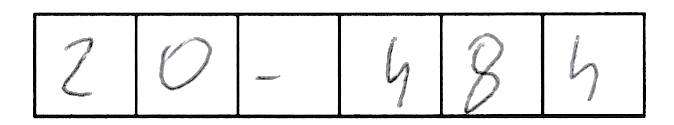
//> input picture OCR/CountMoment/CountMoment/a20484.jpg, 674 x 125 px
$ ./1481756689_main ../../CountMoment/a20484.jpg   (built with g++ and OpenCV 4)
//> lines starting //> are read from the running program, lines starting //| are printed output that depends on the picture; after the words box and inside, x2 and y2 are one past the last pixel; in counts of white or black regions, pixels touching at a corner belong together
### OCR/CountMoment/CountMoment/Recognition.h
#pragma once

/* library OpenCV */
#include <opencv2/imgproc/imgproc.hpp>
#include <opencv2/core/core.hpp>
#include <opencv2/highgui/highgui.hpp>

/* library VS */
#include <iostream>
#include <fstream>
#include <stdlib.h>
#include <stdio.h>
#include <vector>
#include <string>

/* My Class */
#include "Windows.h";

using namespace std;

inline string itos(double dbl) {
	std::ostringstream strs;
	strs << dbl;
	std::string str = strs.str();

	return str;
}

class CRecognition {

	cv::Mat image;
	vector<cv::Mat> images;

public:

	CRecognition(cv::Mat image) : image(image) {};
	CRecognition(vector<cv::Mat> images) : images(images) {};
	~CRecognition() { image.release(); for (int i = 0; i < images.size(); i++) images[i].release(); images.clear(); };

	void createFileOfMoments(string fileName) {

		int*	label	= new int[images.size() * 5];
		float** data	= new float*[images.size()];

		int c = 0;
		for (int i = 0; i < 5; i++) {
			for(int j = 1; j < 6; j++){
				label[c] = sToi(fileName.substr(j, 1));
				c++;
			}
		}
		for (int i = 0; i < images.size(); i++) data[i] = countMoment(images[i]);
		for (int i = 0; i < images.size(); i++) imwrite("digit\\" + itos(label[i]) + "_" + itos(i) + ".jpg", images[i]);
		CWindows::addVectorToFile(label, data, "NF.txt", images.size(), 31, 0);
	}

	// [24 lines left out: function result, not called in this run]

private:

	int sToi(string s) {
		int i;
		istringstream iss(s);
		iss >> i;
		//cout << s << "->" << i << endl;
		return i;
	}

	// [80 lines left out: function GenerationSkryptLibsvm, not called in this run]

	float* countMoment(cv::Mat image) {

		float* trainingData = new float[31];
		double hu[7];
		int i = 0;
		cv::Moments m = moments(image);
		cv::HuMoments(m, hu);

		trainingData[i] = m.m00; i++;
		trainingData[i] = m.m10; i++;
		trainingData[i] = m.m01; i++;
		trainingData[i] = m.m20; i++;
		trainingData[i] = m.m11; i++;
		trainingData[i] = m.m02; i++;
		trainingData[i] = m.m30; i++;
		trainingData[i] = m.m21; i++;
		trainingData[i] = m.m12; i++;
		trainingData[i] = m.m03; i++;

		trainingData[i] = m.mu20; i++;
		trainingData[i] = m.mu11; i++;
		trainingData[i] = m.mu02; i++;
		trainingData[i] = m.mu30; i++;
		trainingData[i] = m.mu21; i++;
		trainingData[i] = m.mu12; i++;
		trainingData[i] = m.mu03; i++;
		trainingData[i] = m.nu20; i++;
		trainingData[i] = m.nu11; i++;
		trainingData[i] = m.nu02; i++;
		trainingData[i] = m.nu30; i++;
		trainingData[i] = m.nu21; i++;
		trainingData[i] = m.nu12; i++;
		trainingData[i] = m.nu03; i++;

		trainingData[i] = hu[0]; i++;
		trainingData[i] = hu[1]; i++;
		trainingData[i] = hu[2]; i++;
		trainingData[i] = hu[3]; i++;
		trainingData[i] = hu[4]; i++;
		trainingData[i] = hu[5]; i++;
		trainingData[i] = hu[6]; i++;

		return trainingData;
	}

};

### OCR/CountMoment/CountMoment/PreProcessing.h
#pragma once

/* library OpenCV */
#include <opencv2/imgproc/imgproc.hpp>
#include <opencv2/core/core.hpp>
#include <opencv2/highgui/highgui.hpp>

/* library VS */
#include <iostream>
#include <fstream>
#include <stdlib.h>
#include <stdio.h>

/* My Class */

using namespace std;

class CPreProcessing {

	cv::Mat image;

public:

	CPreProcessing(cv::Mat image) : image(image) {};
	~CPreProcessing() { image.release(); };

	void SegmentationMaxSize(cv::Mat& image) {

		int left, right, top, bottom, sum;
		left = right = top = bottom = sum = 0;
		cv::Mat tmp = image.clone();


		for (int x = 0; x < tmp.cols; x++) {
			sum = CPreProcessing::advCol(tmp, x, 1);
			if (sum > 10) {
				left = x;
				x = tmp.cols;
			}
		}
		for (int x = tmp.cols - 1; x > 0; x--) {
			sum = CPreProcessing::advCol(tmp, x, 1);
			if (sum > 10) {
				right = x;
				x = 0;
			}
		}

		for (int y = 0; y < tmp.rows; y++) {
			sum = CPreProcessing::advRow(tmp, y, 1);
			if (sum > 10) {
				top = y;
				y = image.cols;
			}
		}
		for (int y = tmp.rows - 1; y > 0; y--) {
			sum = CPreProcessing::advRow(tmp, y, 1);
			if (sum > 10) {
				bottom = y;
				y = 0;
			}
		}

		CPreProcessing::cutImage(tmp, left, top, tmp.cols - right, tmp.rows - bottom);
		//cv::resize(tmp, image, cv::Size(130, 130));
	}

	inline string itos(double dbl) {
		std::ostringstream strs;
		strs << dbl;
		std::string str = strs.str();

		return str;
	}

	// [20 lines left out: function szkielet, not called in this run]

	void preProcessing(cv::Mat image) {

		cv::Mat tmp = image.clone();
		cv::Mat imageSign = tmp.clone();

		//CPreProcessing::dilate(imageSign, 2, 2);
		//imshow("Z", imageSign);
		//cv::waitKey();
		int size = 5;
		GaussianBlur(imageSign.clone(), imageSign, cv::Size(size, size), 0, 0);
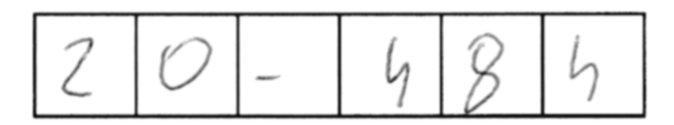
//> imageSign: 125 rows x 674 cols, CV_8UC1; min 12, max 255, mean 232.8

		//Binary
		//threshold(tmp, imageSign, ui.HSBinaryKernel3->value(), 255, ui.HSBinaryElement3->value());
		CPreProcessing::toBinary(imageSign, 200, 0, 0, 0, 0);

		CPreProcessing::removeBlackBackground(imageSign);
		//Change angle
		//CPreProcessing::autoRotate(imageSign, 0);

		//Erode || Dilate
		//CPreProcessing::dilate(imageSign, ui.HSErodeElement3->value(), ui.HSErodeKernel3->value());
		image.release();
		this->image = imageSign.clone();
		imageSign.release();
	}

	// [28 lines left out: function preProcessing2, not called in this run]

	vector<cv::Mat> findSign(cv::Mat image) {

		vector<cv::Mat> vImageSignCell;

		int LIMIT_VALUE_LIGHT_BIT = 170;
		cv::Mat tmp;
		vImageSignCell.clear();

		int cols = image.cols;
		int rows = image.rows;

		int cutStart = 0, cutEnd = 0;	//information about level cutting
		int fromCut = 0, toCut = 0;	//save position column

		int size = 45;
		string help;
		int sum = 0;
		int nImage = 0;

		for (int y = 0; y < cols - 1; y++) {
			sum = CPreProcessing::advCol(image, y, 5);

			if (LIMIT_VALUE_LIGHT_BIT <= sum) {

				if (cutStart == 0) fromCut = y;
				if (cutStart == 1 && cutEnd == 0) { toCut = y; cutEnd = 1; }
				if (cutStart == 1 && cutEnd == 1) {

					nImage++;
					if (nImage != 3) {

						tmp = image.clone();
						CPreProcessing::cutImage(tmp, fromCut, 0, tmp.cols - toCut, 0);
						CPreProcessing::cutImage(tmp, (tmp.cols / 2) - size, (tmp.rows / 2) - size, (tmp.cols / 2) - size, (tmp.rows / 2) - size);
						CPreProcessing::getCenterWeightImage(tmp);
						SegmentationMaxSize(tmp);
						//szkielet(tmp);
						tmp = CPreProcessing::changeSize(tmp, 65, 65);
						CPreProcessing::getCenterWeightImage(tmp);

						vImageSignCell.push_back(tmp);
						string name = "digits\\" + itos(vImageSignCell.size()) + ".jpg";
						cv::imwrite(name, tmp);
						tmp.release();
					}
					cutStart = toCut = cutEnd = 0;
					fromCut = y;
				}
			}
			else {
				if (cutStart == 0) cutStart = 1;
			}
		}
		return vImageSignCell;
	}

	// [60 lines left out: function findSign2, not called in this run]

private:
#pragma region static methods

	static int sumRow(cv::Mat image, int row, int NUMBER_MARGIN_MISSTAKE) {

		int sum = 0;
		for (int y = row; y < image.rows && y < row + NUMBER_MARGIN_MISSTAKE; y++) {
			for (int x = 0; x < image.cols; x++) {
				sum += image.at<uchar>(y, x);
			}
		}
		return sum;
	}

	static int sumColumn(cv::Mat image, int col, int NUMBER_MARGIN_MISSTAKE) {

		int sum = 0;
		for (int x = col; x < image.cols && x < col + NUMBER_MARGIN_MISSTAKE; x++) {
			for (int y = 0; y < image.rows; y++) {
				sum += image.at<uchar>(y, x);
			}
		}
		return sum;
	}

	static double advRow(cv::Mat image, int row, int NUMBER_MARGIN_MISSTAKE) { return (sumRow(image, row, NUMBER_MARGIN_MISSTAKE) / (image.rows)); }

	static double advCol(cv::Mat image, int col, int NUMBER_MARGIN_MISSTAKE) { return (sumColumn(image, col, NUMBER_MARGIN_MISSTAKE) / (image.cols)); }

	// [74 lines left out: functions getSkipLValue, getSkipTValue, rotate, changeContrasOrBrightness, dilate, erode, not called in this run]

	static void cutImage(cv::Mat& image, int cutLeft = 20, int cutTop = 5, int cutRight = 2, int cutBottom = 5) {

		const int rows = image.rows;
		const int cols = image.cols;
		cutLeft		< 0 ? cutLeft = 0 : cutLeft = cutLeft;
		cutTop		< 0 ? cutTop = 0 : cutTop = cutTop;
		cutRight	< 0 ? cutRight = 0 : cutRight = cutRight;
		cutBottom	< 0 ? cutBottom = 0 : cutBottom = cutBottom;

		image = image(cv::Rect(cutLeft, cutTop, cols - cutLeft - cutRight, rows - cutTop - cutBottom));
	}


	static cv::Mat changeSize(cv::Mat image, int x, int y) {

		cv::Mat tmp = cv::Mat(y * 2, x * 2, 0);
		for (int i = 0; i < tmp.rows; i++) {
			for (int j = 0; j < tmp.cols; j++) {
				tmp.at<uchar>(i, j) = 0;
			}
		}

		for (int i = 0; i < image.rows; i++) {
			for (int j = 0; j < image.cols; j++) {
				tmp.at<uchar>(i, j) = image.at<uchar>(i, j);
			}
		}
		return tmp;
	}

	static void toBinary(cv::Mat& image, int margin, int skipL = 50, int skipT = 50, int skipR = 50, int skipB = 50) {
//> called with margin = 200, skipL = 0, skipT = 0, skipR = 0, skipB = 0

		int rows = image.rows;
//> rows = 125
		int cols = image.cols;
//> cols = 674
		for (int y = skipT; y < rows - skipB; y++) {
			for (int x = skipL; x < cols - skipR; x++) {
				if (image.at<uchar>(y, x) < margin)
					image.at<uchar>(y, x) = 255;
				else	image.at<uchar>(y, x) = 0;
				//cout << y << " " << x << endl;
			}
		}
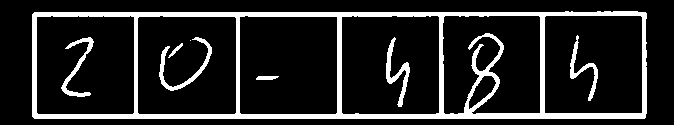
//> image: 125 rows x 674 cols, CV_8UC1; 14.4% white; 8 white regions (1 under 20 px), largest, box (x1, y1, x2, y2) and area: (32, 11, 647, 119) 10140, (159, 37, 212, 91) 515, (386, 37, 410, 107) 478
	}

	static void removeBlackBackground(cv::Mat& image) {

		int margin = 5;
		//up
		int up = 0;
		while (margin > advRow(image, up, 1) && image.rows / 4 > up) up++;
//> this loop made 11 passes
//> after the loop, up = 11

		//bottom
		int bottom = 0;
		while (margin > advRow(image, image.rows - bottom - 1, 1) && image.rows / 4 > up) bottom++;
//> this loop made 6 passes
//> after the loop, bottom = 6

		cutImage(image, 0, up, 0, bottom);
//> in cutImage, `image = image(cv::Rect(cutLeft, cutTop, cols - cutLeft - cutRight, row..`:
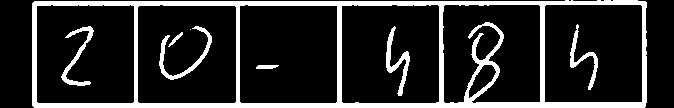
//> image: 108 rows x 674 cols, CV_8UC1; 16.6% white; 8 white regions (1 under 20 px), largest, box (x1, y1, x2, y2) and area: (32, 0, 647, 108) 10140, (159, 26, 212, 80) 515, (386, 26, 410, 96) 478

		//right
		int right = 0;
		while (margin > advCol(image, image.cols - right - 1, 1) && image.cols / 4 > right) right++;
//> this loop made 27 passes
//> after the loop, right = 27

		//left
		int left = 0;
		while (margin > advCol(image, left, 1) && image.cols / 4 > left) left++;
//> this loop made 32 passes
//> after the loop, left = 32

		cutImage(image, left, 0, right, 0);
//> call 2 of cutImage, with cutLeft = 32, cutTop = 0, cutRight = 27, cutBottom = 0
//> in cutImage (call 2), `image = image(cv::Rect(cutLeft, cutTop, cols - cutLeft - cutRight, row..`:
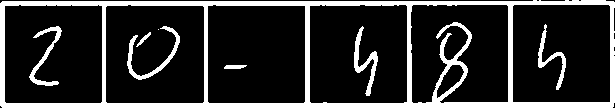
//> image: 108 rows x 615 cols, CV_8UC1; 18.2% white; 8 white regions (1 under 20 px), largest, box (x1, y1, x2, y2) and area: (0, 0, 615, 108) 10140, (127, 26, 180, 80) 515, (354, 26, 378, 96) 478
	}

	// [23 lines left out: function removeBlackBackground2, not called in this run]


	static void getCenterWeightImage(cv::Mat& image) {
		cv::Mat tmp = image.clone();
		int x = (image.cols / 2 - getXCenterWeight(image));
		int y = (image.rows / 2 - getYCenterWeight(image));

		cv::Mat trans_mat = (cv::Mat_<double>(2, 3) << 1, 0, x, 0, 1, y);
		warpAffine(tmp, image, trans_mat, tmp.size());
	}

	static double getXCenterWeight(cv::Mat& image) {

		cv::Moments m = moments(image);
		return m.m10 / m.m00;
	}

	static double getYCenterWeight(cv::Mat& image) {

		cv::Moments m = moments(image);
		return m.m01 / m.m00;
	}

	// [27 lines left out: function autoRotate, not called in this run]

#pragma endregion

public:
	cv::Mat getImage() { return image; }
};

### OCR/CountMoment/.localhistory/CountMoment/1481756689$main.cpp
/* library OpenCV */
#include <opencv2/imgproc/imgproc.hpp>
#include <opencv2/core/core.hpp>
#include <opencv2/highgui/highgui.hpp>

/* library VS */
#include <iostream>
#include <fstream>
#include <stdlib.h>
#include <stdio.h>

/* My Class */
#include "PreProcessing.h"
#include "Recognition.h"

using namespace std;

int main(int argc, char ** argv) {

	//vector<string> images = CWindows::getListFileFrom("digits\\");
	vector<cv::Mat> tmp;
	vector<cv::Mat> result;

	CPreProcessing* pp;
	CRecognition* r;
	cv::Mat image;

	for (int i = 1; i < argc; i++) {
		cout << string(argv[i]) << endl;
		image = cv::imread(string("a20484.jpg"), 0);
		if (image.empty()) {
			cout << "ERROR!!! Zla sciezka do pliku !!!ERROR\n";
			cin >> argc;
			return 1;
		}
		pp = new CPreProcessing(image);
		pp->preProcessing(image);
		imshow("Z", image);


		tmp = pp->findSign(pp->getImage());
//> the loop in findSign, `for (int y = 0; y < cols - 1; y++)` made 614 passes
//> after the loop in findSign, `for (int y = 0; y < cols - 1; y++)`: fromCut = 610; toCut = 0; nImage = 6; cutStart = 1
//> tmp[0]: 130 rows x 130 cols, CV_8UC1; 2.7% white; 1 white region, box (x1, y1, x2, y2) and area: (48, 34, 81, 94) 449
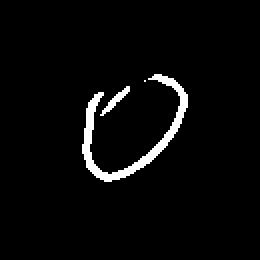
//> tmp[1]: 130 rows x 130 cols, CV_8UC1 (shown 2 times larger); 3.4% white; 3 white regions (1 under 20 px), largest, box (x1, y1, x2, y2) and area: (41, 37, 94, 91) 515, (50, 43, 65, 58) 58
//> tmp[2]: 130 rows x 130 cols, CV_8UC1; 2.8% white; 1 white region, box (x1, y1, x2, y2) and area: (54, 29, 78, 99) 478
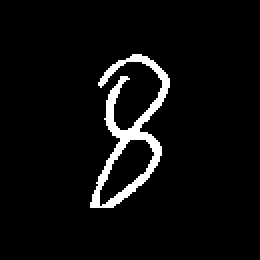
//> tmp[3]: 130 rows x 130 cols, CV_8UC1 (shown 2 times larger); 4.8% white; 1 white region, box (x1, y1, x2, y2) and area: (45, 27, 85, 104) 808
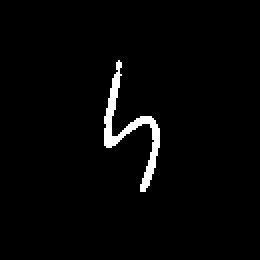
//> tmp[4]: 130 rows x 130 cols, CV_8UC1 (shown 2 times larger); 2.3% white; 1 white region, box (x1, y1, x2, y2) and area: (52, 30, 80, 96) 385
		result.clear();
		for each(cv::Mat varr in tmp)
			result.push_back(varr.clone());
//> this loop made 5 passes

		r = new CRecognition(result);

		r->createFileOfMoments(string(argv[i]));
//> (in createFileOfMoments, `CWindows::addVectorToFile(label, data, "NF.txt", images.size(), 31, 0);` was passed over: CWindows is not available in this run)

	}
}

$ run again, with OCR/CountMoment/CountMoment/a12341.jpg copied over OCR/CountMoment/CountMoment/a20484.jpg
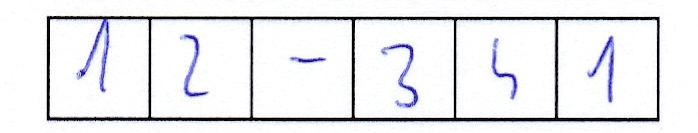
//> input picture OCR/CountMoment/CountMoment/a12341.jpg, 698 x 133 px
//> after the loop in toBinary, `for (int y = skipT; y < rows - skipB; y++)`:
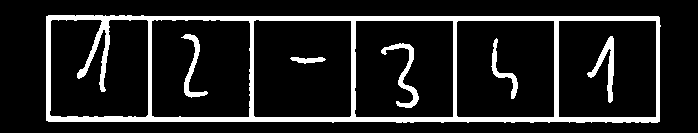
//> image: 133 rows x 698 cols, CV_8UC1; 12.8% white; 6 white regions, box (x1, y1, x2, y2) and area: (46, 15, 661, 123) 9877, (381, 43, 419, 108) 558, (587, 36, 614, 103) 538, (181, 34, 208, 98) 435, (491, 38, 518, 99) 347, (290, 57, 326, 64) 159
//> the loop in removeBlackBackground, `while (margin > advRow(image, up, 1) && image.rows / 4 > up) up++;` made 15 passes
//> after the loop in removeBlackBackground, `while (margin > advRow(image, up, 1) && image.rows / 4 > up) up++;`: up = 15
//> the loop in removeBlackBackground, `while (margin > advRow(image, image.rows - bottom - 1, 1) && image.row..` made 10 passes
//> after the loop in removeBlackBackground, `while (margin > advRow(image, image.rows - bottom - 1, 1) && image.row..`: bottom = 10
//> the loop in removeBlackBackground, `while (margin > advCol(image, image.cols - right - 1, 1) && image.cols..` made 38 passes
//> after the loop in removeBlackBackground, `while (margin > advCol(image, image.cols - right - 1, 1) && image.cols..`: right = 38
//> the loop in removeBlackBackground, `while (margin > advCol(image, left, 1) && image.cols / 4 > left) left++;` made 46 passes
//> after the loop in removeBlackBackground, `while (margin > advCol(image, left, 1) && image.cols / 4 > left) left++;`: left = 46
//> the loop in findSign, `for (int y = 0; y < cols - 1; y++)` made 613 passes
//> after the loop in findSign, `for (int y = 0; y < cols - 1; y++)`: fromCut = 610; toCut = 0; nImage = 6; cutStart = 1
//> `tmp = pp->findSign(pp->getImage());`:
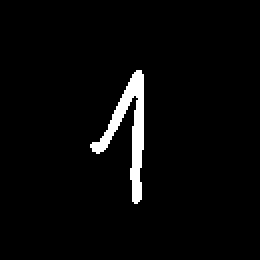
//> tmp[4]: 130 rows x 130 cols, CV_8UC1 (shown 2 times larger); 3.2% white; 1 white region, box (x1, y1, x2, y2) and area: (45, 35, 72, 102) 538
//> the loop `for each(cv::Mat varr in tmp)` made 5 passes
